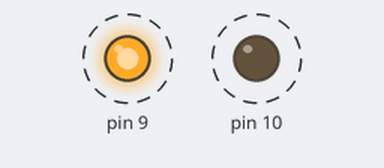
The sketch below on a simulated Arduino Uno, built with avr-gcc and run on an emulated ATmega328P. Shown: output pins drawn as LEDs (lit = HIGH). Dashed ring = blinking.

Above: at 1.1 s.
Timing chart, 0 to 4.8 s (numbered marks = the images above):
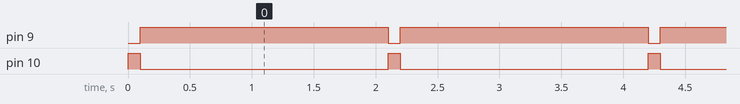

Measured:
- by itself, pin 9: alternates HIGH for 2.0 s and LOW for 0.10 s
- by itself, pin 10: alternates HIGH for 0.10 s and LOW for 2.0 s

The sketch:

Aula02Variaveis_ex2.ino
```cpp
void setup() {

pinMode(10, OUTPUT);
pinMode(9, OUTPUT);

}

void loop() {
  // put your main code here, to run repeatedly:

int intervaloPisca1;
intervaloPisca1 = 100;

int intervaloPisca2;
intervaloPisca2 = 2000;

digitalWrite(10,HIGH);
digitalWrite(9,LOW);
delay(intervaloPisca1);

digitalWrite(10,LOW);
digitalWrite(9,HIGH);
delay(intervaloPisca2);
}
```
